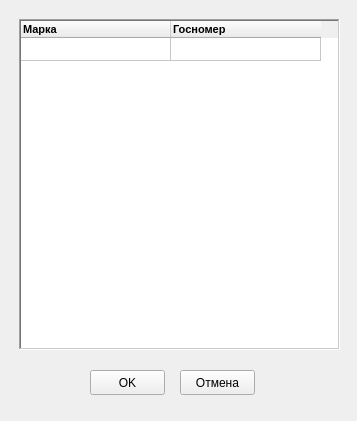
<?xml version="1.0" encoding="UTF-8"?>
<ui version="4.0">
 <class>Form</class>
 <widget class="QWidget" name="Form">
  <property name="windowModality">
   <enum>Qt::ApplicationModal</enum>
  </property>
  <property name="geometry">
   <rect>
    <x>0</x>
    <y>0</y>
    <width>357</width>
    <height>421</height>
   </rect>
  </property>
  <property name="windowTitle">
   <string>Выбор траспорта</string>
  </property>
  <property name="windowIcon">
   <iconset>
    <normaloff>bmp/18.bmp</normaloff>bmp/18.bmp</iconset>
  </property>
  <widget class="QTableWidget" name="tableWidget">
   <property name="geometry">
    <rect>
     <x>19</x>
     <y>19</y>
     <width>321</width>
     <height>331</height>
    </rect>
   </property>
   <property name="frameShape">
    <enum>QFrame::WinPanel</enum>
   </property>
   <property name="frameShadow">
    <enum>QFrame::Sunken</enum>
   </property>
   <property name="lineWidth">
    <number>0</number>
   </property>
   <property name="midLineWidth">
    <number>1</number>
   </property>
   <property name="editTriggers">
    <set>QAbstractItemView::NoEditTriggers</set>
   </property>
   <attribute name="horizontalHeaderCascadingSectionResizes">
    <bool>true</bool>
   </attribute>
   <attribute name="horizontalHeaderMinimumSectionSize">
    <number>150</number>
   </attribute>
   <attribute name="horizontalHeaderDefaultSectionSize">
    <number>150</number>
   </attribute>
   <attribute name="verticalHeaderVisible">
    <bool>false</bool>
   </attribute>
   <attribute name="verticalHeaderMinimumSectionSize">
    <number>20</number>
   </attribute>
   <attribute name="verticalHeaderDefaultSectionSize">
    <number>23</number>
   </attribute>
   <row>
    <property name="text">
     <string/>
    </property>
   </row>
   <column>
    <property name="text">
     <string>Марка</string>
    </property>
    <property name="font">
     <font>
      <family>MS Shell Dlg 2</family>
      <pointsize>8</pointsize>
      <weight>75</weight>
      <bold>true</bold>
     </font>
    </property>
    <property name="textAlignment">
     <set>AlignLeading|AlignVCenter</set>
    </property>
   </column>
   <column>
    <property name="text">
     <string>Госномер</string>
    </property>
    <property name="font">
     <font>
      <family>MS Shell Dlg 2</family>
      <pointsize>8</pointsize>
      <weight>75</weight>
      <bold>true</bold>
     </font>
    </property>
    <property name="textAlignment">
     <set>AlignLeading|AlignVCenter</set>
    </property>
   </column>
  </widget>
  <widget class="QPushButton" name="pushButton">
   <property name="geometry">
    <rect>
     <x>90</x>
     <y>370</y>
     <width>75</width>
     <height>25</height>
    </rect>
   </property>
   <property name="text">
    <string>OK</string>
   </property>
   <property name="icon">
    <iconset>
     <normaloff>bmp/124.bmp</normaloff>bmp/124.bmp</iconset>
   </property>
  </widget>
  <widget class="QPushButton" name="pushButton_2">
   <property name="geometry">
    <rect>
     <x>180</x>
     <y>370</y>
     <width>75</width>
     <height>25</height>
    </rect>
   </property>
   <property name="text">
    <string>Отмена</string>
   </property>
   <property name="icon">
    <iconset>
     <normaloff>bmp/111.bmp</normaloff>bmp/111.bmp</iconset>
   </property>
  </widget>
 </widget>
 <resources/>
 <connections/>
</ui>
